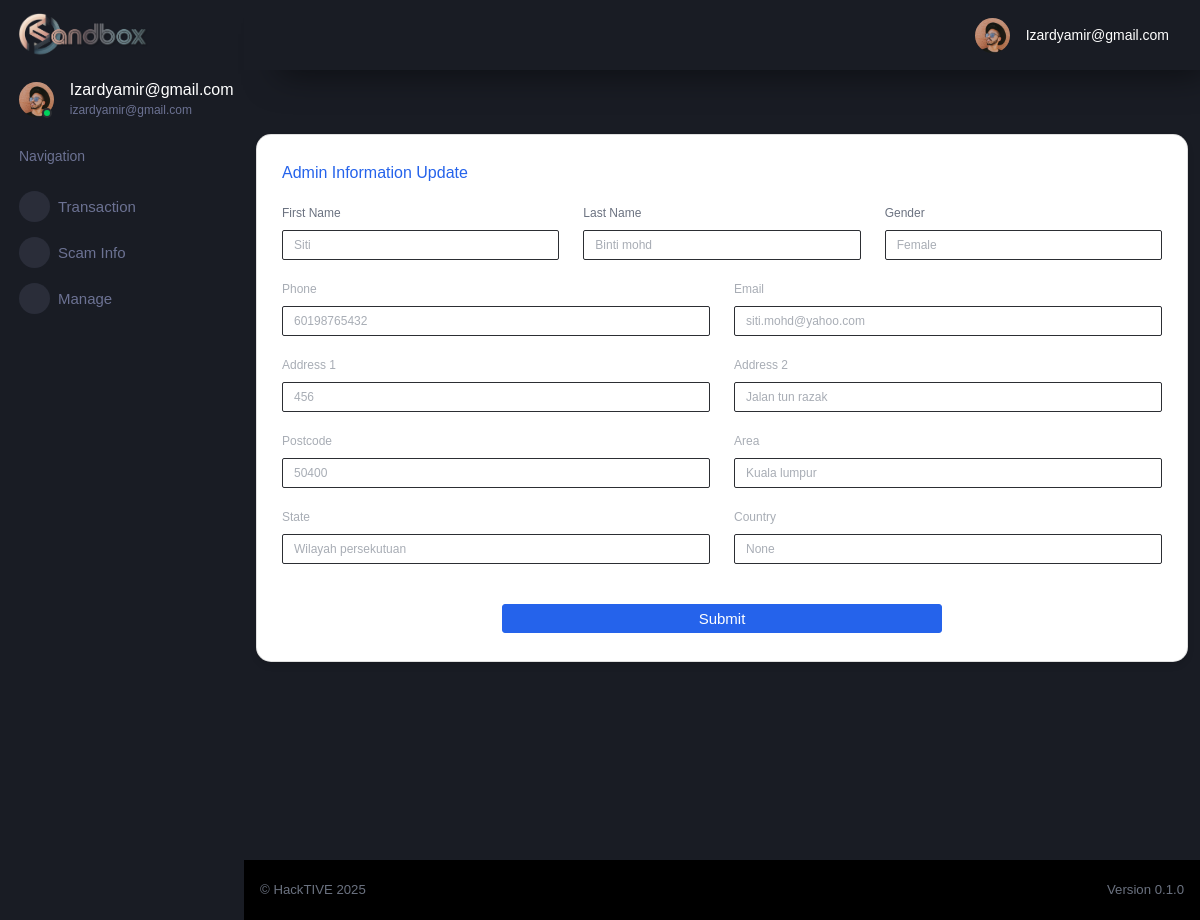
Before: /auth/3/admin_update (signed in) with the older database file.
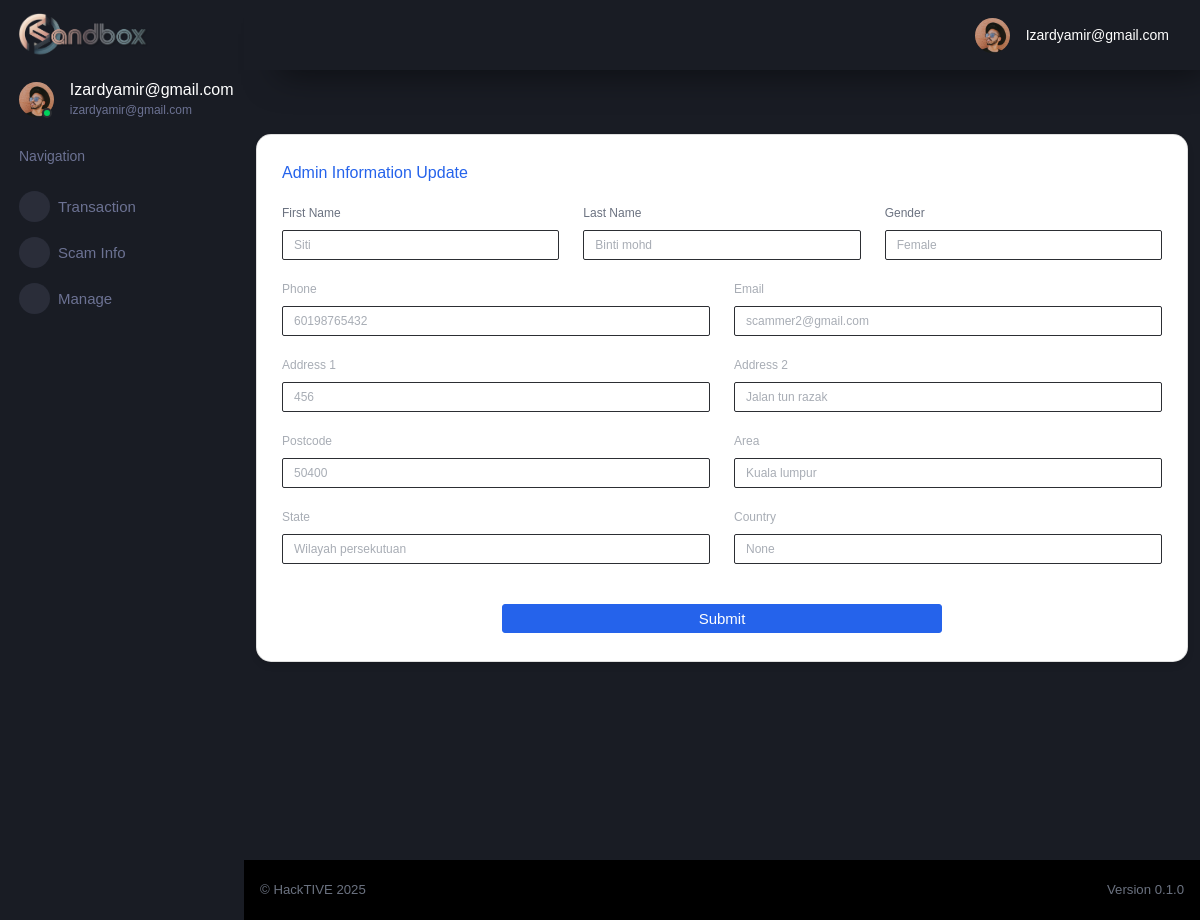
After: the same page with the newer database file.
### tables this page shows
CREATE TABLE "cif" (
	"id"	INTEGER UNIQUE,
	"username"	TEXT NOT NULL UNIQUE,
	"password"	TEXT,
	"firstname"	TEXT,
	"lastname"	TEXT,
	"gender"	TEXT,
	"dob"	TEXT,
	"ic"	INTEGER UNIQUE,
	"phone"	INTEGER,
	"old_email"	TEXT,
	"email"	TEXT UNIQUE,
	"address1"	NUMERIC,
	"address2"	TEXT,
	"postcode"	TEXT,
	"area"	TEXT,
	"state"	TEXT,
	"country"	TEXT,
	"productID"	INTEGER,
	"productNAME"	TEXT,
	"accountID"	INTEGER,
	PRIMARY KEY("id" AUTOINCREMENT)
);

### flaskr/auth.py (the view, shortened to what this page needs)
@bp.route('/<int:id>/admin_update', methods=('GET', 'POST'))
def admin_update(id):
    if g.user['username']=='izardyamir@gmail.com':
        db = get_db()
        users = db.execute(
            'SELECT * FROM cif WHERE id = ?',
            (id,)
        ).fetchone()
    return render_template('auth/admin-update.html', users=users)

### flaskr/auth.py (called while the page is built)
@bp.before_app_request
def load_logged_in_user():
    user_id = session.get('user_id')
    if user_id is None:
        g.user = None
    else:
        g.user = get_db().execute(
            'SELECT * FROM cif WHERE id = ?', (user_id,)
        ).fetchone()

### flaskr/db.py (called while the page is built)
def get_db():
    if 'db' not in g:
        g.db = sqlite3.connect(
            current_app.config['DATABASE'],
            detect_types=sqlite3.PARSE_DECLTYPES
        )
        g.db.row_factory = sqlite3.Row
    return g.db

### flaskr/templates/auth/admin-update.html (shortened to what the changed rows need)
{% extends "/layouts/base.html" %}
{% block content %}
<div class="container aligned-middle mt-5 overflow-auto"  scrolling="yes" frameborder="0" style=" width: 100%; height: calc(101vh - 66px);  overflow: auto; ">
  <div class="row mt-3">
      <div class="col-md-12 mb-4">
          <div class="card">
              <div class="card-body">
          <form action="" method="post">
            <div class="row">
              <div class="col-6 col-md-4 mb-3">
                <label style="color: #a8adb5; font-size: 12px" class="form-label text-muted">First Name</label>
                <input type="text" class="form-control bg-white" style="color: #a8adb5; height: 30px; font-size: 12px" value="{{ request.form['firstname'] or users['firstname'] }}" readonly>
              </div>
              <div class="col-6 col-md-4 mb-3">
                <label style="color: #a8adb5; font-size: 12px" class="form-label text-muted">Last Name</label>
                <input type="text" class="form-control bg-white" style="color: #a8adb5; height: 30px; font-size: 12px" value="{{ request.form['lastname'] or users['lastname'] }}" readonly>
              </div>
              <div class="col-6 col-md-4 mb-3">
                <label style="color: #a8adb5; font-size: 12px" class="form-label text-muted">Gender</label>
                <input type="text" class="form-control bg-white" style="color: #a8adb5; height: 30px; font-size: 12px" value="{{ request.form['gender'] or users['gender'] }}" readonly>
              </div>
            </div>
            <div class="row">
              <div class="col-12 col-md-6 mb-3">
                <label style="color: #a8adb5; font-size: 12px" class="form-label">Phone</label>
                <input name="phone" type="tel" class="form-control bg-white" style="color: #a8adb5; height: 30px; font-size: 12px" value="{{ request.form['phone'] or users['phone'] }}" required>
              </div>
              <div class="col-12 col-md-6 mb-3">
                <label style="color: #a8adb5; font-size: 12px" class="form-label">Email</label>
                <input name="email" type="email" class="form-control bg-white" style="color: #a8adb5; height: 30px; font-size: 12px" value="{{ request.form['email'] or users['email'] }}" required>
              </div>
            </div>
            <div class="row">
              <div class="col-12 col-md-6 mb-3">
                <label style="color: #a8adb5; font-size: 12px" class="form-label">Address 1</label>
                <input name="address1" type="text" class="form-control bg-white" style="color: #a8adb5; height: 30px; font-size: 12px" value="{{ request.form['address1'] or users['address1'] }}" required>
              </div>
              <div class="col-12 col-md-6 mb-3">
                <label style="color: #a8adb5; font-size: 12px" class="form-label">Address 2</label>
                <input name="address2" type="text" class="form-control bg-white" style="color: #a8adb5; height: 30px; font-size: 12px" value="{{ request.form['address2'] or users['address2'] }}" required>
              </div>
            </div>
            <div class="row">
              <div class="col-12 col-md-6 mb-3">
                <label style="color: #a8adb5; font-size: 12px" class="form-label">Postcode</label>
                <input name="postcode" type="number" class="form-control bg-white" style="color: #a8adb5; height: 30px; font-size: 12px" value="{{ request.form['postcode'] or users['postcode'] }}" required>
              </div>
              <div class="col-12 col-md-6 mb-3">
                <label style="color: #a8adb5; font-size: 12px" class="form-label">Area</label>
                <input name="area" type="text" class="form-control bg-white" style="color: #a8adb5; height: 30px; font-size: 12px" value="{{ request.form['area'] or users['area'] }}" required>
              </div>
            </div>
            <div class="row">
              <div class="col-12 col-md-6 mb-3">
                <label style="color: #a8adb5; font-size: 12px" class="form-label">State</label>
                <input name="state" type="text" class="form-control bg-white" style="color: #a8adb5; height: 30px; font-size: 12px" value="{{ request.form['state'] or users['state'] }}" required>
              </div>
            </div>
          </form>
        </div>
      </div>
    </div>
  </div>
</div>
{% endblock %}

Changed rows visible on the page:
changed cif "Siti": email "siti.mohd@yahoo.com" → "scammer2@gmail.com"
